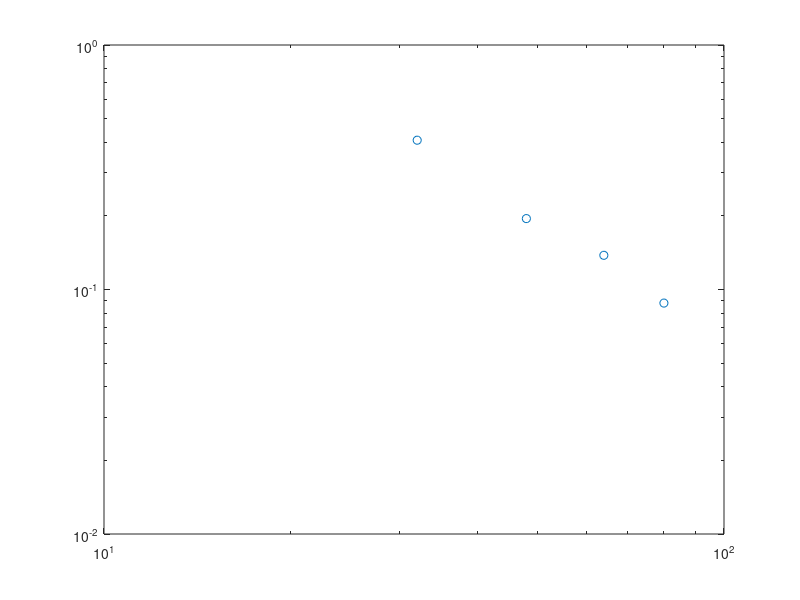

The MATLAB source for this figure: (Note: this script raises an error after producing the figure.)
% Tc = (8.88 + 8.91)/2;
Tc = 8.842;
L_set = [32,48,64,80];
T_max = [ 9.2500, 9.0370, 8.9800,8.93];
t_max = T_max - Tc;
loglog(L_set, t_max,'o');hold on;

fit_x = L_set;
fit_y = t_max;
p = fit(log(fit_x'),log(fit_y'),'poly1');
nu = -1/p.p1;
fprintf('nu=%.5f\n',nu);
x = fit_x(1):0.5:fit_x(end);
fl=loglog(x,exp(p.p2)*x.^p.p1,'-.');

set(gca,'fontsize',24);
set(gca,'linewidth',1.5);
set(get(gca,'Children'),'linewidth',2); % Set line width 1.5 pounds
xlabel('$L$','Interpreter','latex');
ylabel('$t_max$','Interpreter','latex');
set(get(gca,'XLabel'),'FontSize',24);
set(get(gca,'YLabel'),'FontSize',24);

figure;
C_max = [2.505,3.115,3.81,4.33];
loglog(L_set, C_max,'o');hold on;


fit_x = L_set;
fit_y = C_max;
p = fit(log(fit_x'),log(fit_y'),'poly1');
alpha = p.p1 * nu;
fprintf('alpha/nu=%.5f\n',p.p1);
fprintf('alpha=%.5f\n',alpha);
x = fit_x(1):0.5:fit_x(end);
fl=loglog(x,exp(p.p2)*x.^p.p1,'-.');

set(gca,'fontsize',24);
set(gca,'linewidth',1.5);
set(get(gca,'Children'),'linewidth',2); % Set line width 1.5 pounds
xlabel('$L$','Interpreter','latex');
ylabel('$C_max$','Interpreter','latex');
set(get(gca,'XLabel'),'FontSize',24);
set(get(gca,'YLabel'),'FontSize',24);



figure;
chi_max = [5.3,10.95,18.4,27.9];
loglog(L_set, chi_max,'o');hold on;


fit_x = L_set;
fit_y = chi_max;
p = fit(log(fit_x'),log(fit_y'),'poly1');
gamma = p.p1 * nu;
fprintf('gamma/nu=%.5f\n',p.p1);
fprintf('gamma=%.5f\n',gamma);
x = fit_x(1):0.5:fit_x(end);
fl=loglog(x,exp(p.p2)*x.^p.p1,'-.');

set(gca,'fontsize',24);
set(gca,'linewidth',1.5);
set(get(gca,'Children'),'linewidth',2); % Set line width 1.5 pounds
xlabel('$L$','Interpreter','latex');
ylabel('$\chi_{max}$','Interpreter','latex');
set(get(gca,'XLabel'),'FontSize',24);
set(get(gca,'YLabel'),'FontSize',24);
